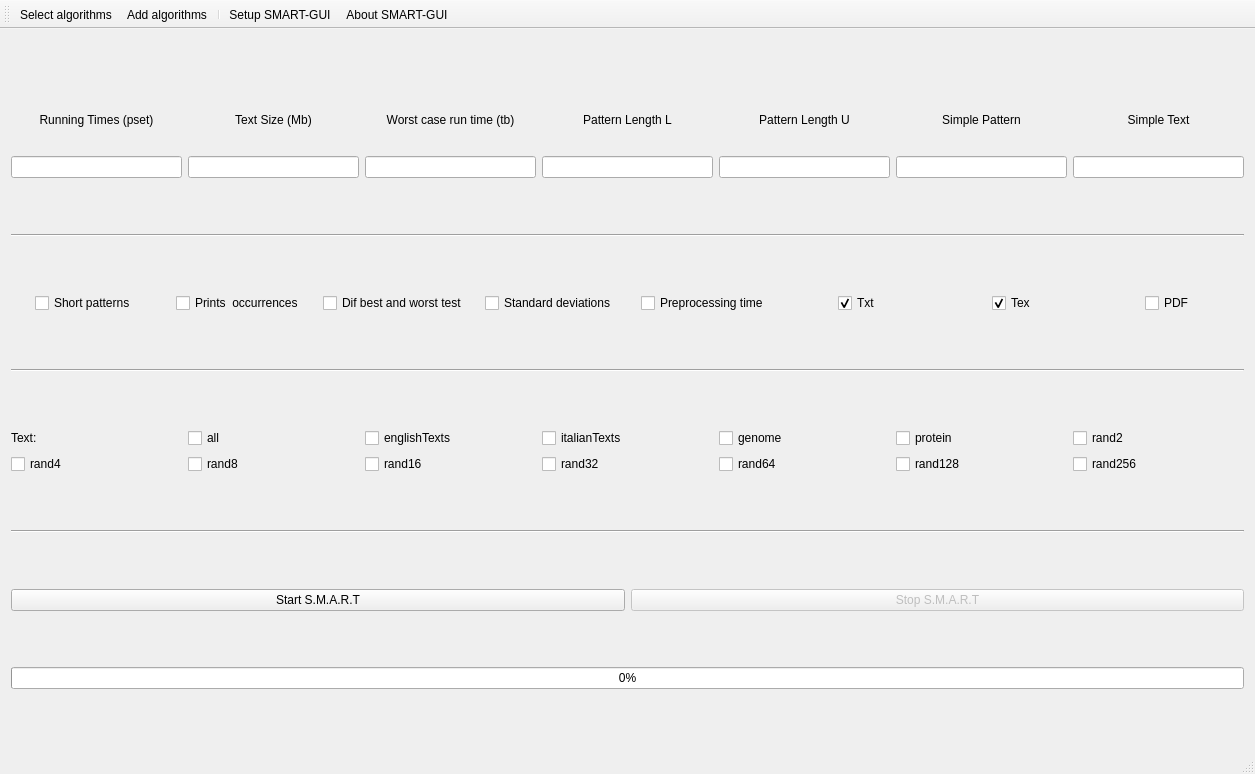
<?xml version="1.0" encoding="UTF-8"?>
<ui version="4.0">
 <class>MainWindow</class>
 <widget class="QMainWindow" name="MainWindow">
  <property name="windowModality">
   <enum>Qt::NonModal</enum>
  </property>
  <property name="geometry">
   <rect>
    <x>0</x>
    <y>0</y>
    <width>1255</width>
    <height>774</height>
   </rect>
  </property>
  <property name="sizePolicy">
   <sizepolicy hsizetype="Preferred" vsizetype="Preferred">
    <horstretch>0</horstretch>
    <verstretch>0</verstretch>
   </sizepolicy>
  </property>
  <property name="windowTitle">
   <string>SMART-GUI</string>
  </property>
  <property name="windowIcon">
   <iconset>
    <normaloff>icon.png</normaloff>icon.png</iconset>
  </property>
  <property name="autoFillBackground">
   <bool>false</bool>
  </property>
  <property name="dockOptions">
   <set>QMainWindow::AllowTabbedDocks|QMainWindow::AnimatedDocks</set>
  </property>
  <widget class="QWidget" name="centralWidget">
   <layout class="QVBoxLayout" name="verticalLayout">
    <item>
     <layout class="QGridLayout" name="gridLayout" rowstretch="0,0,0,0,0">
      <property name="sizeConstraint">
       <enum>QLayout::SetDefaultConstraint</enum>
      </property>
      <item row="0" column="0">
       <widget class="QLabel" name="Pset_label">
        <property name="maximumSize">
         <size>
          <width>16777215</width>
          <height>60</height>
         </size>
        </property>
        <property name="layoutDirection">
         <enum>Qt::LeftToRight</enum>
        </property>
        <property name="text">
         <string>Running Times (pset)</string>
        </property>
        <property name="alignment">
         <set>Qt::AlignCenter</set>
        </property>
       </widget>
      </item>
      <item row="0" column="1">
       <widget class="QLabel" name="Tsize_label">
        <property name="maximumSize">
         <size>
          <width>16777215</width>
          <height>60</height>
         </size>
        </property>
        <property name="text">
         <string>Text Size (Mb)</string>
        </property>
        <property name="alignment">
         <set>Qt::AlignCenter</set>
        </property>
       </widget>
      </item>
      <item row="2" column="1">
       <widget class="QLineEdit" name="Tsize_lineEdit"/>
      </item>
      <item row="0" column="2">
       <widget class="QLabel" name="Tb_label">
        <property name="maximumSize">
         <size>
          <width>16777215</width>
          <height>60</height>
         </size>
        </property>
        <property name="text">
         <string>Worst case run time (tb)</string>
        </property>
        <property name="alignment">
         <set>Qt::AlignCenter</set>
        </property>
       </widget>
      </item>
      <item row="2" column="2">
       <widget class="QLineEdit" name="Tb_lineEdit"/>
      </item>
      <item row="2" column="6">
       <widget class="QLineEdit" name="SimpleT_lineEdit">
        <property name="maxLength">
         <number>100</number>
        </property>
       </widget>
      </item>
      <item row="2" column="0">
       <widget class="QLineEdit" name="Pset_lineEdit"/>
      </item>
      <item row="2" column="5">
       <widget class="QLineEdit" name="SimpleP_lineEdit">
        <property name="maxLength">
         <number>1000</number>
        </property>
       </widget>
      </item>
      <item row="0" column="6">
       <widget class="QLabel" name="SimpleT_label">
        <property name="maximumSize">
         <size>
          <width>16777215</width>
          <height>60</height>
         </size>
        </property>
        <property name="text">
         <string>Simple Text</string>
        </property>
        <property name="alignment">
         <set>Qt::AlignCenter</set>
        </property>
       </widget>
      </item>
      <item row="0" column="5">
       <widget class="QLabel" name="SimpleP_label">
        <property name="maximumSize">
         <size>
          <width>16777215</width>
          <height>60</height>
         </size>
        </property>
        <property name="text">
         <string>Simple Pattern</string>
        </property>
        <property name="alignment">
         <set>Qt::AlignCenter</set>
        </property>
       </widget>
      </item>
      <item row="2" column="3">
       <widget class="QLineEdit" name="PlenL_lineEdit"/>
      </item>
      <item row="2" column="4">
       <widget class="QLineEdit" name="PlenU_lineEdit"/>
      </item>
      <item row="0" column="3">
       <widget class="QLabel" name="PlenL_label">
        <property name="maximumSize">
         <size>
          <width>16777215</width>
          <height>60</height>
         </size>
        </property>
        <property name="text">
         <string>Pattern Length L</string>
        </property>
        <property name="alignment">
         <set>Qt::AlignCenter</set>
        </property>
       </widget>
      </item>
      <item row="0" column="4">
       <widget class="QLabel" name="PlenU_label">
        <property name="maximumSize">
         <size>
          <width>16777215</width>
          <height>60</height>
         </size>
        </property>
        <property name="text">
         <string>Pattern Length U</string>
        </property>
        <property name="alignment">
         <set>Qt::AlignCenter</set>
        </property>
       </widget>
      </item>
     </layout>
    </item>
    <item>
     <widget class="Line" name="line_3">
      <property name="orientation">
       <enum>Qt::Horizontal</enum>
      </property>
     </widget>
    </item>
    <item>
     <layout class="QHBoxLayout" name="horizontalLayout_3">
      <item alignment="Qt::AlignHCenter">
       <widget class="QCheckBox" name="Short_checkBox">
        <property name="text">
         <string>Short patterns</string>
        </property>
        <property name="checked">
         <bool>false</bool>
        </property>
       </widget>
      </item>
      <item alignment="Qt::AlignHCenter">
       <widget class="QCheckBox" name="Occ_checkBox">
        <property name="text">
         <string>Prints  occurrences</string>
        </property>
       </widget>
      </item>
      <item alignment="Qt::AlignHCenter">
       <widget class="QCheckBox" name="Dif_checkBox">
        <property name="text">
         <string>Dif best and worst test</string>
        </property>
       </widget>
      </item>
      <item alignment="Qt::AlignHCenter">
       <widget class="QCheckBox" name="Std_checkBox">
        <property name="text">
         <string>Standard deviations</string>
        </property>
       </widget>
      </item>
      <item alignment="Qt::AlignHCenter">
       <widget class="QCheckBox" name="Pre_checkBox">
        <property name="text">
         <string>Preprocessing time</string>
        </property>
       </widget>
      </item>
      <item alignment="Qt::AlignHCenter">
       <widget class="QCheckBox" name="Txt_checkBox">
        <property name="layoutDirection">
         <enum>Qt::LeftToRight</enum>
        </property>
        <property name="styleSheet">
         <string notr="true">text-align: center;</string>
        </property>
        <property name="text">
         <string>Txt</string>
        </property>
        <property name="checked">
         <bool>true</bool>
        </property>
        <property name="tristate">
         <bool>false</bool>
        </property>
       </widget>
      </item>
      <item alignment="Qt::AlignHCenter">
       <widget class="QCheckBox" name="Tex_checkBox">
        <property name="text">
         <string>Tex</string>
        </property>
        <property name="checked">
         <bool>true</bool>
        </property>
       </widget>
      </item>
      <item alignment="Qt::AlignHCenter">
       <widget class="QCheckBox" name="Pdf_checkBox">
        <property name="text">
         <string>PDF</string>
        </property>
       </widget>
      </item>
     </layout>
    </item>
    <item>
     <widget class="Line" name="line">
      <property name="orientation">
       <enum>Qt::Horizontal</enum>
      </property>
     </widget>
    </item>
    <item>
     <layout class="QGridLayout" name="text_gridLayout">
      <item row="0" column="1">
       <widget class="QCheckBox" name="AllCheckBox">
        <property name="text">
         <string>all</string>
        </property>
       </widget>
      </item>
      <item row="0" column="4">
       <widget class="QCheckBox" name="genomeCheckBox">
        <property name="text">
         <string>genome</string>
        </property>
       </widget>
      </item>
      <item row="0" column="0">
       <widget class="QLabel" name="label">
        <property name="text">
         <string>Text:</string>
        </property>
       </widget>
      </item>
      <item row="0" column="5">
       <widget class="QCheckBox" name="proteinCheckBox">
        <property name="text">
         <string>protein</string>
        </property>
       </widget>
      </item>
      <item row="0" column="6">
       <widget class="QCheckBox" name="rand2CheckBox">
        <property name="text">
         <string>rand2</string>
        </property>
       </widget>
      </item>
      <item row="0" column="2">
       <widget class="QCheckBox" name="englishTextsCheckBox">
        <property name="text">
         <string>englishTexts</string>
        </property>
       </widget>
      </item>
      <item row="0" column="3">
       <widget class="QCheckBox" name="italianTextsCheckBox">
        <property name="text">
         <string>italianTexts</string>
        </property>
       </widget>
      </item>
      <item row="1" column="0">
       <widget class="QCheckBox" name="rand4CheckBox">
        <property name="text">
         <string>rand4</string>
        </property>
       </widget>
      </item>
      <item row="1" column="1">
       <widget class="QCheckBox" name="rand8CheckBox">
        <property name="text">
         <string>rand8</string>
        </property>
       </widget>
      </item>
      <item row="1" column="2">
       <widget class="QCheckBox" name="rand16CheckBox">
        <property name="text">
         <string>rand16</string>
        </property>
       </widget>
      </item>
      <item row="1" column="3">
       <widget class="QCheckBox" name="rand32CheckBox">
        <property name="text">
         <string>rand32</string>
        </property>
       </widget>
      </item>
      <item row="1" column="4">
       <widget class="QCheckBox" name="rand64CheckBox">
        <property name="text">
         <string>rand64</string>
        </property>
       </widget>
      </item>
      <item row="1" column="5">
       <widget class="QCheckBox" name="rand128CheckBox">
        <property name="text">
         <string>rand128</string>
        </property>
       </widget>
      </item>
      <item row="1" column="6">
       <widget class="QCheckBox" name="rand256CheckBox">
        <property name="text">
         <string>rand256</string>
        </property>
       </widget>
      </item>
     </layout>
    </item>
    <item>
     <widget class="Line" name="line_2">
      <property name="orientation">
       <enum>Qt::Horizontal</enum>
      </property>
     </widget>
    </item>
    <item>
     <layout class="QHBoxLayout" name="horizontalLayout">
      <item>
       <widget class="QPushButton" name="start_pushButton">
        <property name="text">
         <string>Start S.M.A.R.T</string>
        </property>
        <property name="iconSize">
         <size>
          <width>16</width>
          <height>16</height>
         </size>
        </property>
       </widget>
      </item>
      <item>
       <widget class="QPushButton" name="stop_pushButton">
        <property name="enabled">
         <bool>false</bool>
        </property>
        <property name="text">
         <string>Stop S.M.A.R.T</string>
        </property>
       </widget>
      </item>
     </layout>
    </item>
    <item>
     <widget class="QProgressBar" name="progressBar">
      <property name="value">
       <number>0</number>
      </property>
     </widget>
    </item>
    <item>
     <layout class="QHBoxLayout" name="horizontalLayout_2">
      <property name="sizeConstraint">
       <enum>QLayout::SetFixedSize</enum>
      </property>
     </layout>
    </item>
   </layout>
  </widget>
  <widget class="QToolBar" name="mainToolBar">
   <attribute name="toolBarArea">
    <enum>TopToolBarArea</enum>
   </attribute>
   <attribute name="toolBarBreak">
    <bool>false</bool>
   </attribute>
   <addaction name="actionSelect_algorithms"/>
   <addaction name="actionAdd_Algorithms"/>
   <addaction name="separator"/>
   <addaction name="actionSetup_SMART_GUI"/>
   <addaction name="actionAbout_SMART_GUI"/>
  </widget>
  <widget class="QStatusBar" name="statusBar"/>
  <action name="actionSelect_algorithms">
   <property name="text">
    <string>Select algorithms</string>
   </property>
  </action>
  <action name="actionAbout_SMART_GUI">
   <property name="text">
    <string>About SMART-GUI</string>
   </property>
  </action>
  <action name="actionAdd_Algorithms">
   <property name="text">
    <string>Add algorithms</string>
   </property>
  </action>
  <action name="actionSetup_SMART_GUI">
   <property name="text">
    <string>Setup SMART-GUI</string>
   </property>
   <property name="toolTip">
    <string>Setup SMART-GUI</string>
   </property>
  </action>
 </widget>
 <layoutdefault spacing="6" margin="11"/>
 <tabstops>
  <tabstop>Pset_lineEdit</tabstop>
  <tabstop>Tsize_lineEdit</tabstop>
  <tabstop>Tb_lineEdit</tabstop>
  <tabstop>SimpleP_lineEdit</tabstop>
  <tabstop>SimpleT_lineEdit</tabstop>
 </tabstops>
 <resources/>
 <connections/>
</ui>
